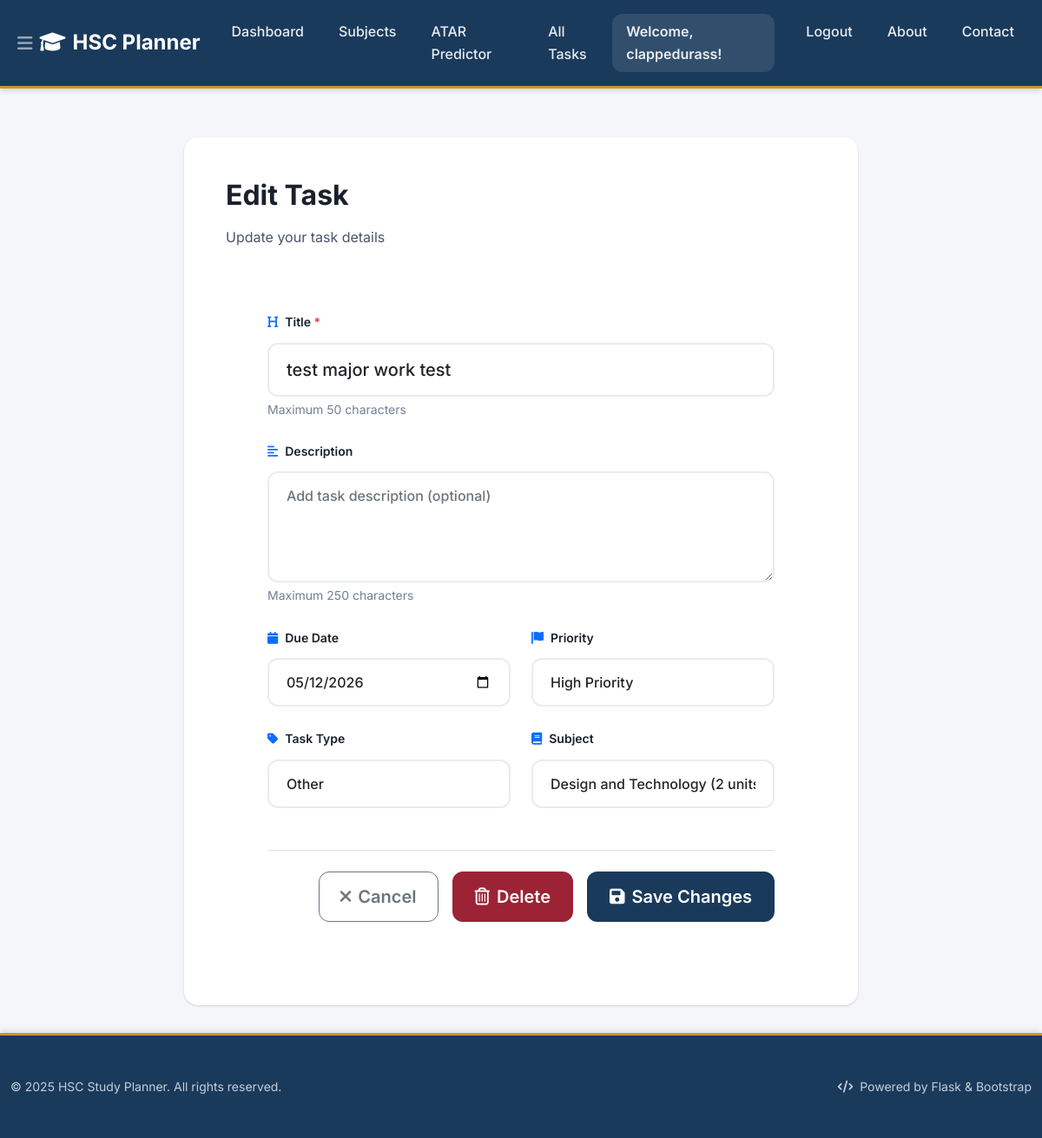
/task/32/edit (signed in), run on an earlier commit of the app's database.
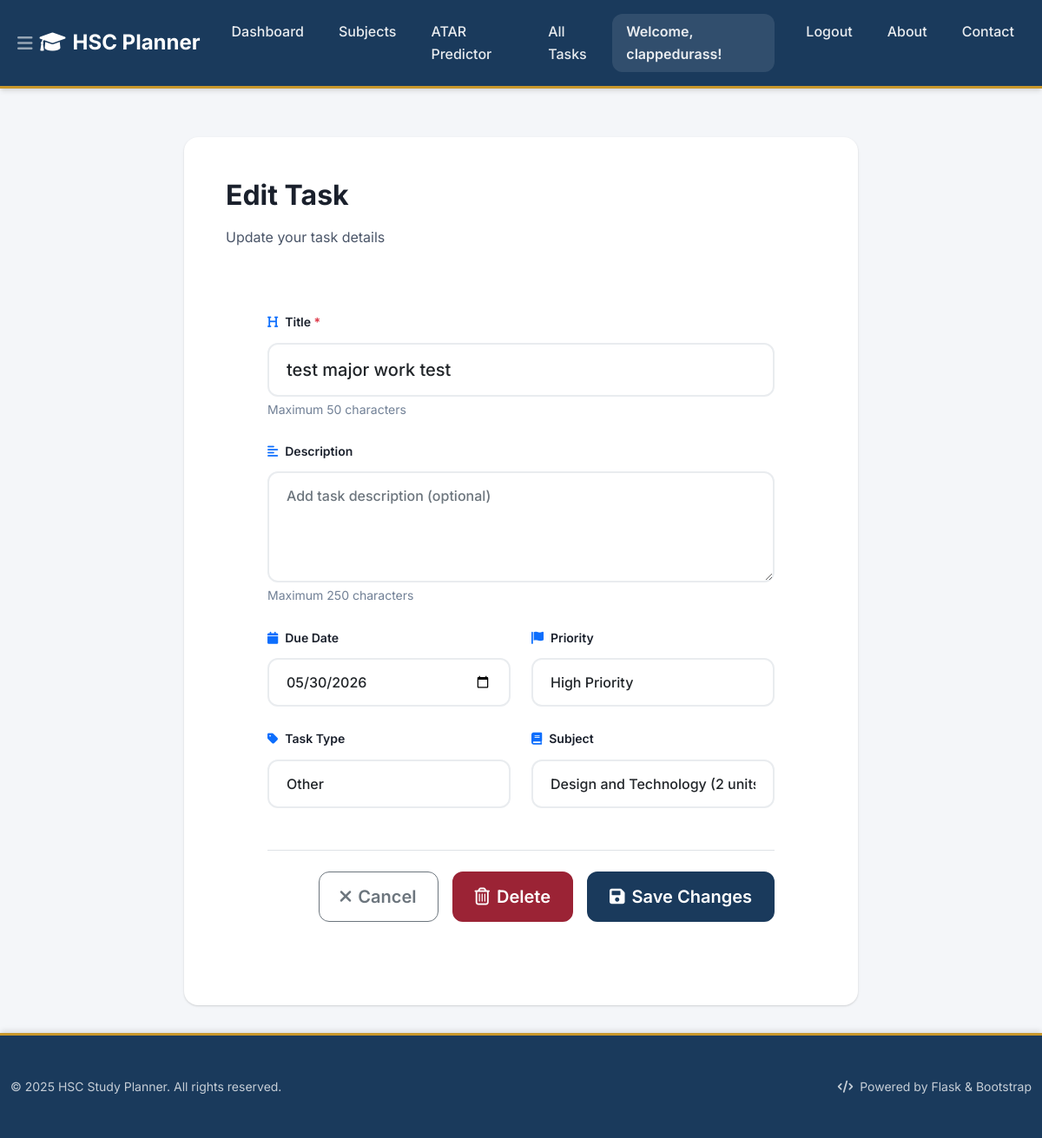
And on a later commit of the database.
### tables this page shows
CREATE TABLE tasks (
    id INTEGER PRIMARY KEY AUTOINCREMENT,
    user_id INTEGER NOT NULL,
    title TEXT NOT NULL,
    description TEXT,
    due_date TEXT,
    priority TEXT NOT NULL DEFAULT 'medium',
    status TEXT NOT NULL DEFAULT 'not_started',
    category_id INTEGER,
    completed_at TEXT, subject_id INTEGER REFERENCES subjects(id),
    FOREIGN KEY (user_id) REFERENCES users (id),
    FOREIGN KEY (category_id) REFERENCES categories (id)
);

CREATE TABLE subjects (
                id INTEGER PRIMARY KEY AUTOINCREMENT,
                name TEXT NOT NULL,
                user_id INTEGER NOT NULL,
                units INTEGER NOT NULL DEFAULT 2,
                target_mark INTEGER,
                FOREIGN KEY (user_id) REFERENCES users (id),
                UNIQUE(user_id, name)
            );

### Task_Organiser/app.py (the view, shortened to what this page needs)
    @app.route('/task/<int:task_id>/edit', methods=['GET', 'POST'])
    @login_required
    def edit_task(task_id):
        db = get_db()
        task = db.execute('SELECT * FROM tasks WHERE id = ? AND user_id = ?', (task_id, g.user['id'])).fetchone()
        if task is None:
            flash('Task not found', 'error')
            return redirect(url_for('index'))
        subjects = db.execute('SELECT * FROM subjects WHERE user_id = ? ORDER BY name', (g.user['id'],)).fetchall()
        return render_template('edit_task.html', task=dict(task), subjects=subjects)

### Task_Organiser/app.py (called while the page is built)
def login_required(view):
    @wraps(view)
    def wrapped_view(**kwargs):
        if g.user is None:
            return redirect(url_for('login'))
        return view(**kwargs)
    return wrapped_view

### Task_Organiser/db.py (called while the page is built)
def get_db():
    if 'db' not in g:
        database_path = current_app.config['DATABASE']
        g.db = sqlite3.connect(database_path)
        g.db.row_factory = sqlite3.Row
    return g.db

### Task_Organiser/templates/edit_task.html (shortened to what the changed rows need)
{% extends 'base.html' %}
{% block content %}
  <div class="row justify-content-center">
    <div class="col-lg-8 col-md-10 col-sm-12">
      <div class="card border-0 overflow-hidden" style="border-left: 4px solid var(--primary);">
        <div class="card-body p-4 p-md-5">
          <div class="mb-4">
            <h2 class="fw-bold">Edit Task</h2>
          </div>
        <div class="card-body p-4 p-lg-5">
          <form method="post" action="{{ url_for('edit_task', task_id=task.id) }}">
            <div class="mb-4">
              <label for="title" class="form-label fw-semibold">
                <i class="fas fa-heading me-2 text-primary"></i>Title
                <span class="text-danger">*</span>
              </label>
              <input type="text" class="form-control form-control-lg" id="title" name="title" required
                     value="{{ task.title }}"
                     placeholder="Enter task title"
                     maxlength="50"
                     style="border-radius: 12px; border: 2px solid #e9ecef; transition: all 0.3s ease;">
              <small class="text-muted mt-1 d-block">Maximum 50 characters</small>
            </div>
            <div class="row mb-4">
              <div class="col-md-6 col-sm-12 mb-3 mb-md-0">
                <label for="due_date" class="form-label fw-semibold">
                  <i class="fas fa-calendar me-2 text-primary"></i>Due Date
                </label>
                <input type="date" class="form-control" id="due_date" name="due_date"
                       value="{{ task.due_date or '' }}"
                       style="border-radius: 12px; border: 2px solid #e9ecef; transition: all 0.3s ease;">
              </div>
              <div class="col-md-6 col-sm-12">
                <label for="priority" class="form-label fw-semibold">
                  <i class="fas fa-flag me-2 text-primary"></i>Priority
                </label>
                <select class="form-select" id="priority" name="priority"
                        style="border-radius: 12px; border: 2px solid #e9ecef; transition: all 0.3s ease;">
                  <option value="high" {% if task.priority == 'high' %}selected{% endif %}>High Priority</option>
                </select>
              </div>
            </div>
            <div class="row mb-4">
              <div class="col-md-6 col-sm-12">
                <label for="subject_id" class="form-label fw-semibold">
                  <i class="fas fa-book me-2 text-primary"></i>Subject
                </label>
                <select class="form-select" id="subject_id" name="subject_id"
                        style="border-radius: 12px; border: 2px solid #e9ecef; transition: all 0.3s ease;">
                  {% for subject in subjects %}
                    <option value="{{ subject.id }}"
                            {% if task.subject_id == subject.id %}selected{% endif %}>
                      {{ subject.name }}
                      {% if subject.units %}({{ subject.units }} units){% endif %}
                    </option>
                  {% endfor %}
                </select>
              </div>
            </div>
          </form>
        </div>
      </div>
    </div>
  </div>
{% endblock %}

What changed in the data, as far as the page shows it:
changed tasks "test major work test": due_date "05/12/2026" → "05/30/2026"
